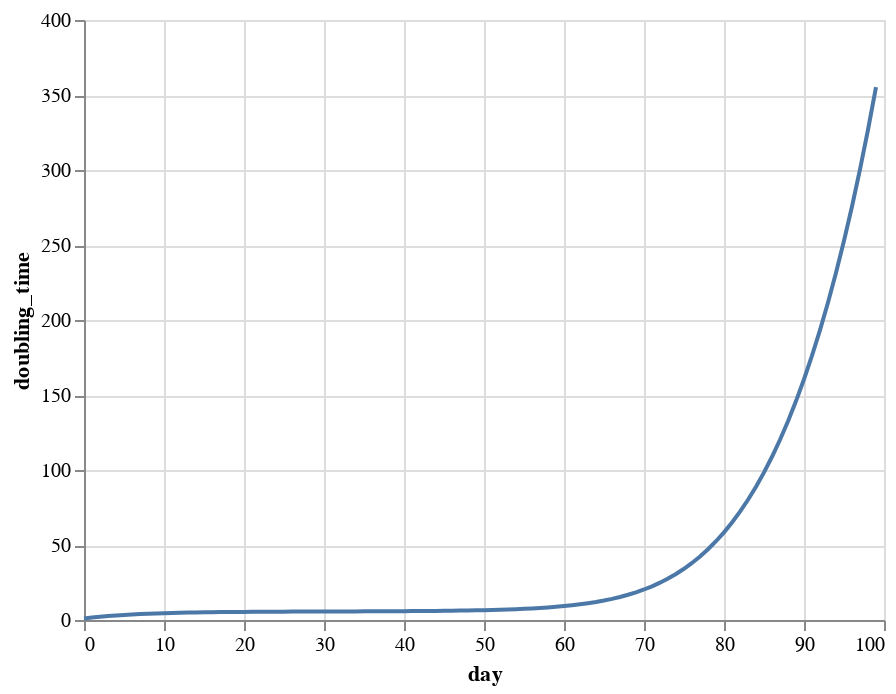

Notebook cell for this chart:
### Code cell
d_times = doubling_times(i_new)
rate = np.diff(d_times, 1)
d_time = pd.DataFrame({
    'day': np.arange(len(s) - 2), 
    'doubling_time': d_times[:-1],
    'rate_of_increase': rate,
})

(alt
 .Chart(d_time.iloc[:100])
 .encode(x='day:Q', y='doubling_time:Q')
 .mark_line()
)

### Figure 1 — Vega-Lite specification as saved in the notebook (floating-point values rounded to 4 significant figures)
{"config": {"view": {"continuousWidth": 400, "continuousHeight": 300}}, "data": {"name": "data-42724e26fded9f7ab1ad3a90c2bf3380"}, "mark": "line", "encoding": {"x": {"type": "quantitative", "field": "day"}, "y": {"type": "quantitative", "field": "doubling_time"}}, "$schema": "https://vega.github.io/schema/vega-lite/v4.8.1.json", "datasets": {"data-42724e26fded9f7ab1ad3a90c2bf3380": [{"day": 0, "doubling_time": 1.033, "rate_of_increase": 0.6136}, {"day": 1, "doubling_time": 1.646, "rate_of_increase": 0.5277}, {"day": 2, "doubling_time": 2.174, "rate_of_increase": 0.4575}, {"day": 3, "doubling_time": 2.631, "rate_of_increase": 0.3975}, {"day": 4, "doubling_time": 3.029, "rate_of_increase": 0.3457}, {"day": 5, "doubling_time": 3.375, "rate_of_increase": 0.3008}, {"day": 6, "doubling_time": 3.676, "rate_of_increase": 0.2618}, {"day": 7, "doubling_time": 3.937, "rate_of_increase": 0.2279}, {"day": 8, "doubling_time": 4.165, "rate_of_increase": 0.1985}, {"day": 9, "doubling_time": 4.364, "rate_of_increase": 0.1729}, {"day": 10, "doubling_time": 4.537, "rate_of_increase": 0.1506}, {"day": 11, "doubling_time": 4.687, "rate_of_increase": 0.1312}, {"day": 12, "doubling_time": 4.818, "rate_of_increase": 0.1144}, {"day": 13, "doubling_time": 4.933, "rate_of_increase": 0.09975}, {"day": 14, "doubling_time": 5.033, "rate_of_increase": 0.08704}, {"day": 15, "doubling_time": 5.12, "rate_of_increase": 0.07601}, {"day": 16, "doubling_time": 5.196, "rate_of_increase": 0.06645}, {"day": 17, "doubling_time": 5.262, "rate_of_increase": 0.05817}, {"day": 18, "doubling_time": 5.32, "rate_of_increase": 0.05101}, {"day": 19, "doubling_time": 5.371, "rate_of_increase": 0.04483}, {"day": 20, "doubling_time": 5.416, "rate_of_increase": 0.03951}, {"day": 21, "doubling_time": 5.456, "rate_of_increase": 0.03495}, {"day": 22, "doubling_time": 5.491, "rate_of_increase": 0.03107}, {"day": 23, "doubling_time": 5.522, "rate_of_increase": 0.02779}, {"day": 24, "doubling_time": 5.549, "rate_of_increase": 0.02504}, {"day": 25, "doubling_time": 5.574, "rate_of_increase": 0.02277}, {"day": 26, "doubling_time": 5.597, "rate_of_increase": 0.02095}, {"day": 27, "doubling_time": 5.618, "rate_of_increase": 0.01952}, {"day": 28, "doubling_time": 5.638, "rate_of_increase": 0.01847}, {"day": 29, "doubling_time": 5.656, "rate_of_increase": 0.01778}, {"day": 30, "doubling_time": 5.674, "rate_of_increase": 0.01743}, {"day": 31, "doubling_time": 5.691, "rate_of_increase": 0.01742}, {"day": 32, "doubling_time": 5.709, "rate_of_increase": 0.01775}, {"day": 33, "doubling_time": 5.727, "rate_of_increase": 0.01842}, {"day": 34, "doubling_time": 5.745, "rate_of_increase": 0.01944}, {"day": 35, "doubling_time": 5.764, "rate_of_increase": 0.02084}, {"day": 36, "doubling_time": 5.785, "rate_of_increase": 0.02265}, {"day": 37, "doubling_time": 5.808, "rate_of_increase": 0.0249}, {"day": 38, "doubling_time": 5.833, "rate_of_increase": 0.02763}, {"day": 39, "doubling_time": 5.86, "rate_of_increase": 0.0309}, {"day": 40, "doubling_time": 5.891, "rate_of_increase": 0.03478}, {"day": 41, "doubling_time": 5.926, "rate_of_increase": 0.03934}, {"day": 42, "doubling_time": 5.965, "rate_of_increase": 0.04467}, {"day": 43, "doubling_time": 6.01, "rate_of_increase": 0.05089}, {"day": 44, "doubling_time": 6.061, "rate_of_increase": 0.05811}, {"day": 45, "doubling_time": 6.119, "rate_of_increase": 0.06649}, {"day": 46, "doubling_time": 6.186, "rate_of_increase": 0.07619}, {"day": 47, "doubling_time": 6.262, "rate_of_increase": 0.08742}, {"day": 48, "doubling_time": 6.349, "rate_of_increase": 0.1004}, {"day": 49, "doubling_time": 6.45, "rate_of_increase": 0.1154}, {"day": 50, "doubling_time": 6.565, "rate_of_increase": 0.1328}, {"day": 51, "doubling_time": 6.698, "rate_of_increase": 0.1528}, {"day": 52, "doubling_time": 6.851, "rate_of_increase": 0.176}, {"day": 53, "doubling_time": 7.027, "rate_of_increase": 0.2028}, {"day": 54, "doubling_time": 7.23, "rate_of_increase": 0.2337}, {"day": 55, "doubling_time": 7.463, "rate_of_increase": 0.2694}, {"day": 56, "doubling_time": 7.733, "rate_of_increase": 0.3107}, {"day": 57, "doubling_time": 8.043, "rate_of_increase": 0.3582}, {"day": 58, "doubling_time": 8.402, "rate_of_increase": 0.4131}, {"day": 59, "doubling_time": 8.815, "rate_of_increase": 0.4762}, {"day": 60, "doubling_time": 9.291, "rate_of_increase": 0.5489}, {"day": 61, "doubling_time": 9.84, "rate_of_increase": 0.6323}, {"day": 62, "doubling_time": 10.47, "rate_of_increase": 0.7278}, {"day": 63, "doubling_time": 11.2, "rate_of_increase": 0.8371}, {"day": 64, "doubling_time": 12.04, "rate_of_increase": 0.9616}, {"day": 65, "doubling_time": 13.0, "rate_of_increase": 1.103}, {"day": 66, "doubling_time": 14.1, "rate_of_increase": 1.264}, {"day": 67, "doubling_time": 15.37, "rate_of_increase": 1.445}, {"day": 68, "doubling_time": 16.81, "rate_of_increase": 1.648}, {"day": 69, "doubling_time": 18.46, "rate_of_increase": 1.877}, {"day": 70, "doubling_time": 20.34, "rate_of_increase": 2.131}, {"day": 71, "doubling_time": 22.47, "rate_of_increase": 2.415}, {"day": 72, "doubling_time": 24.88, "rate_of_increase": 2.728}, {"day": 73, "doubling_time": 27.61, "rate_of_increase": 3.074}, {"day": 74, "doubling_time": 30.68, "rate_of_increase": 3.454}, {"day": 75, "doubling_time": 34.14, "rate_of_increase": 3.87}, {"day": 76, "doubling_time": 38.01, "rate_of_increase": 4.324}, {"day": 77, "doubling_time": 42.33, "rate_of_increase": 4.817}, {"day": 78, "doubling_time": 47.15, "rate_of_increase": 5.352}, {"day": 79, "doubling_time": 52.5, "rate_of_increase": 5.93}, {"day": 80, "doubling_time": 58.43, "rate_of_increase": 6.554}, {"day": 81, "doubling_time": 64.99, "rate_of_increase": 7.224}, {"day": 82, "doubling_time": 72.21, "rate_of_increase": 7.944}, {"day": 83, "doubling_time": 80.15, "rate_of_increase": 8.714}, {"day": 84, "doubling_time": 88.87, "rate_of_increase": 9.538}, {"day": 85, "doubling_time": 98.4, "rate_of_increase": 10.42}, {"day": 86, "doubling_time": 108.8, "rate_of_increase": 11.35}, {"day": 87, "doubling_time": 120.2, "rate_of_increase": 12.35}, {"day": 88, "doubling_time": 132.5, "rate_of_increase": 13.42}, {"day": 89, "doubling_time": 145.9, "rate_of_increase": 14.55}, {"day": 90, "doubling_time": 160.5, "rate_of_increase": 15.75}, {"day": 91, "doubling_time": 176.2, "rate_of_increase": 17.02}, {"day": 92, "doubling_time": 193.3, "rate_of_increase": 18.37}, {"day": 93, "doubling_time": 211.6, "rate_of_increase": 19.81}, {"day": 94, "doubling_time": 231.4, "rate_of_increase": 21.33}, {"day": 95, "doubling_time": 252.8, "rate_of_increase": 22.94}, {"day": 96, "doubling_time": 275.7, "rate_of_increase": 24.66}, {"day": 97, "doubling_time": 300.4, "rate_of_increase": 26.48}, {"day": 98, "doubling_time": 326.8, "rate_of_increase": 28.4}, {"day": 99, "doubling_time": 355.2, "rate_of_increase": 30.45}]}}
